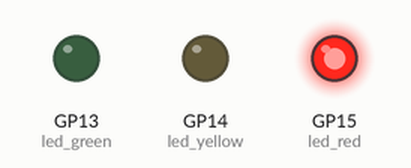
Simulated run of this program. Board: Raspberry Pi Pico running MicroPython. Shown: output pins drawn as LEDs (lit = HIGH).

Above: at 2.5 s.
At 9.5 s:
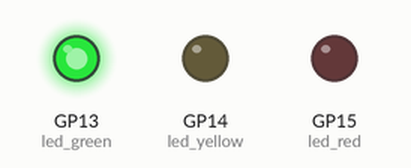
At 13.0 s:
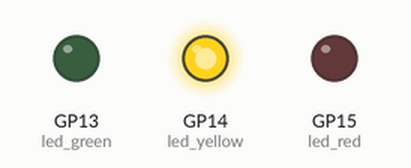
Timing chart, 0 to 18.2 s (numbered marks = the images above):
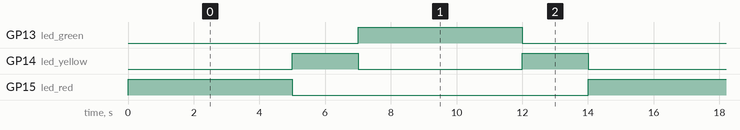

The program:

stoplight.py
```python
import machine
import utime

#/I named each LED according to color, and matched them with the corrent pin.
led_red = machine.Pin(15, machine.Pin.OUT)
led_yellow = machine.Pin(14, machine.Pin.OUT)
led_green = machine.Pin(13, machine.Pin.OUT)

#/While loop starts at top, and ends at bottom, never ending.
while True:

    #red led on for 5 secs, then off
    led_red.toggle()
    utime.sleep(5)
    led_red.value(0)

    #yellow led on for 2 secs, then off
    led_yellow.toggle()
    utime.sleep(2)
    led_yellow.value(0)

    #green led on for 5 secs, then off
    led_green.toggle()
    utime.sleep(5)
    led_green.value(0)

    #yellow led on for 2 secs, then off
    led_yellow.toggle()
    utime.sleep(2)
    led_yellow.value(0)
```

Measured:
- by itself, GP13 (led_green), GP15 (led_red): alternates HIGH for 5.0 s and LOW for 9.0 s
- by itself, GP14 (led_yellow): alternates HIGH for 2.0 s and LOW for 5.0 s
- by itself, everything shown: repeats every 14.0 s, in 4 steps
